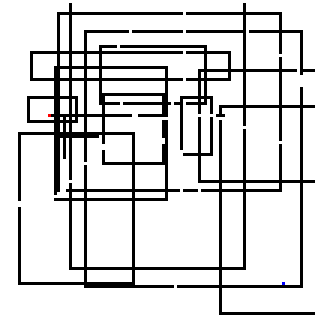
#> input picture maze6.png, 106 x 106 px (shown 3 times larger); its folder holds only this picture in this run
$ python 'maze 3.py'
#> lines starting #> are read from the running program, lines starting #| are printed output that depends on the picture; after the words box and inside, x2 and y2 are one past the last pixel; in counts of white or black regions, pixels touching at a corner belong together
import numpy as np
import random as rand
import matplotlib.pyplot as plt
import math as m
import matplotlib.image as img

#------------maze:
filename=input("Please input name of the picture file (with file ending): ")
#> the answer given: maze6.png
pics=img.imread(filename) #takes in row, column, colour
#> pics is the input picture: shape (106, 106, 3) float32; mean R, G, B 0.84, 0.84, 0.84
print("Maze name: "+filename)
#blue = [0,0,1] = start, red = [1,0,0] = end, white = [1,1,1] = wall,
#black = [0,0,0] = path

#yellow = 0 for start, finish, or path, 1 for wall:
maze=pics[:,:,1];
#> maze: shape (106, 106) float32; values 0 (black) and 1 (white), 84% white; black in thin lines or dots
m1=maze
m0=pics[:,:,0]
m2=pics[:,:,2]

dims=m0.shape
#> dims = (106, 106)

one=np.ones(dims)

T1=one-m1
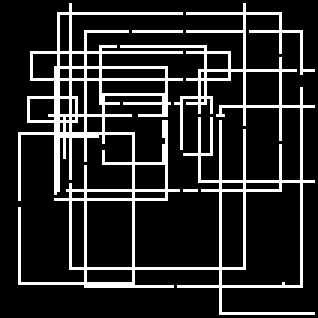
#> T1: shape (106, 106) float64 (shown 3 times larger); values 0 (black) and 1 (white), 16% white in thin lines or dots

xcheck=m2+T1
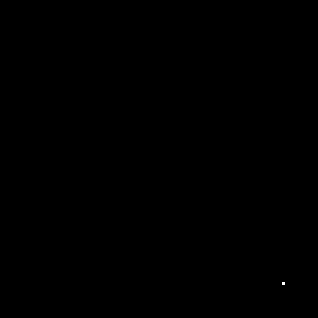
#> xcheck: shape (106, 106) float64 (shown 3 times larger); values 1 (black) and 2 (white), 0.01% white in thin lines or dots, all inside (x1, y1, x2, y2) = (94, 94, 95, 95)

X0=np.argwhere(xcheck==2)
#> X0 = [[94, 94]]
ec=np.argwhere(m0+T1==2)
#> ec = [[38, 16]]

start=10
victory=20 #must be >start+2

maze[ec[0,0],ec[0,1]]=victory
#> maze: shape (106, 106) float32; min 0, max 20, mean 0.842
maze[X0[0,0],X0[0,1]]=start
#> maze: shape (106, 106) float32; min 0, max 20, mean 0.843
realmaze=maze.copy()

print(maze)
#> (printed output is left out)

#-----Rounds, intial conditions, and boolian, global variables:
rounds=int(input("How many tries to optimise should I have? (at least 1, dude): "))+1
#> the answer given: 1
WIN=0
step0=200000
fails0=0
d=np.array([-1, 0, 1])
X0=np.flip(X0,1)
percentages=0
print("Optimising %i times for a total of %i runs." %(rounds-1,rounds))


#----Here we fucking go!!
for r in range(rounds):
    X=X0.copy()
    X=np.transpose(X,axes=None)
    p=X.copy()
    Xfails=X.copy()

    J=1

    steps=0

    V=np.array([[0,0]])
    V=np.transpose(V)
    win=0
    #--------initial velocity definition
    if maze[X0[0,1]+1,X0[0,0]]==0:
        v0=np.array([[0,1]])
    elif maze[X0[0,1]-1,X0[0,0]]==0:
        v0=np.array([[0,-1]])
    elif maze[X0[0,1],X0[0,0]+1]==0:
        v0=np.array([[1,0]])
    elif maze[X0[0,1],X0[0,0]-1]==0:
        v0=np.array([[-1,0]])

    fails=0

    percentages=percentages+1
    print(str(m.floor(percentages))+" out of %i done" %(rounds))

    v0=np.transpose(v0)
    #----Some loop should start here
    while J==1 and steps<step0:

        vt=np.flipud(v0)
        Xp=X+v0
        Xt1=X+vt
        Xt2=X-vt

        K=maze[Xp[1],Xp[0]]+maze[Xt1[1],Xt1[0]]+maze[Xt2[1],Xt2[0]]
        #Corners/straight lines:
        if K==2:
            if maze[Xp[1],Xp[0]]==0: #primary direction
                X=X+v0
                p=np.append(p,X,axis=1)
            elif maze[Xt1[1],Xt1[0]]==0:
                v0=vt.copy()
                X=X+v0
                p=np.append(p,X,axis=1)
            elif maze[Xt2[1],Xt2[0]]==0:
                v0=-vt.copy()
                X=X+v0
                p=np.append(p,X,axis=1)

        #Branches/T-sections/open wall:
        elif K==1:
            if maze[Xt1[1],Xt1[0]]==0 and maze[Xt2[1],Xt2[0]]==0:#1,2
                vrand=np.array([np.transpose(vt),np.transpose(-vt)])
                a=rand.randint(0,1)
                v0=vrand[a]
                v0=np.transpose(v0)
                X=X+v0
                p=np.append(p,X,axis=1)
            elif maze[Xt1[1],Xt1[0]]==0 and maze[Xp[1],Xp[0]]==0:#0,1
                vrand=np.array([np.transpose(vt),np.transpose(v0)])
                a=rand.randint(0,1)
                v0=vrand[a]
                v0=np.transpose(v0)
                X=X+v0
                p=np.append(p,X,axis=1)

            elif maze[Xt2[1],Xt2[0]]==0 and maze[Xp[1],Xp[0]]==0: #0,2
                vrand=np.array([np.transpose(-vt),np.transpose(v0)])
                a=rand.randint(0,1)
                v0=vrand[a]
                v0=np.transpose(v0)
                X=X+v0
                p=np.append(p,X,axis=1)
            L=X.copy()

        #Victory:
        elif K>=victory:
            if maze[Xp[1],Xp[0]]==victory: #primary direction
                X=X+v0
                p=np.append(p,X,axis=1)

            elif maze[Xt1[1],Xt1[0]]==victory:
                v0=vt.copy()
                X=X+v0
                p=np.append(p,X,axis=1)

            elif maze[Xt2[1],Xt2[0]]==victory:
                v0=-vt.copy()
                X=X+v0
                p=np.append(p,X,axis=1)
            win=1
            J=0
        #empty spaces:
        elif K==0: #open, 0,1,2
            vrand=np.array([np.transpose(vt),np.transpose(-vt),np.transpose(v0)])
            a=rand.randint(0,2)
            v0=vrand[a]
            v0=np.transpose(v0)
            X=X+v0
            p=np.append(p,X,axis=1)
            L=X.copy()
        #Dead ends
        elif K==3:
            fails+=1
            Xfails=np.append(Xfails,X,axis=1)
            v0=-v0
            X=X+v0
            p=np.append(p,X,axis=1)
            maze[L[1],L[0]]=1
            J=0
        #ending at spawn (same as dead end, but don't block off)
        elif K>=start and K<=victory:
            fails+=1
            Xfails=np.append(Xfails,X,axis=1)
            v0=-v0
            X=X+v0
            p=np.append(p,X,axis=1)
            J=0
        steps+=1
    #Updating shortest path to goal:
    if steps<step0 and win==1:
        step0=steps
        p0=p.copy()
        Xfails0=Xfails.copy()
        fails0=fails
        runnr=r
        WIN=1
#> this loop made 2 passes
#> maze: shape (106, 106) float32; min 0, max 20, mean 0.843
#> after the loop, WIN = 0; fails0 = 0; percentages = 2; step0 = 200000


mazecords=np.argwhere(maze==0)
#> mazecords = 1794 pairs, first value 1 to 104, second value 6 to 104
realmazecords=np.argwhere(realmaze==0)
#> realmazecords = 1796 pairs, first value 1 to 104, second value 6 to 104


print("done")
plt.plot(realmazecords[:,1],-realmazecords[:,0],'b.')
plt.plot(mazecords[:,1],-mazecords[:,0],'k.')
plt.title("Couldn't solve it, sorry.")
if WIN==1:
    p0[1,:]=-p0[1,:]
    plt.plot(p0[0,:],p0[1,:],'-')
    plt.title("Shortest found path on "+filename+", best out of %i optimisation rounds,\n found at op.rnd. %i." %(rounds-1,runnr))
    print("Steps=%i after %i optimisation rounds" %(step0, runnr))
    #print("Fails = %i" %(fails0))
    plt.plot(Xfails0[0,1:],-Xfails0[1,1:],'.')

plt.plot(X0[0,0],-X0[0,1],'g*')
plt.plot(ec[0,1],-ec[0,0],'r*')

plt.show()
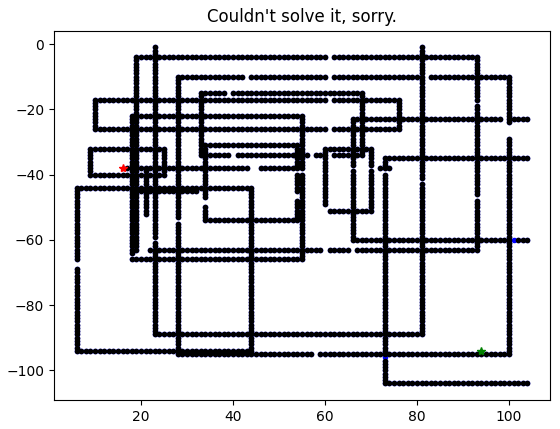
#> figure drawn by matplotlib, 1 panel

$ run again, on maze7.png
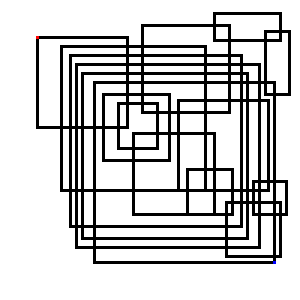
#> input picture maze7.png, 100 x 100 px (shown 3 times larger)
#> pics is the input picture: shape (100, 100, 3) float32; mean R, G, B 0.808, 0.808, 0.808
#> m0: shape (100, 100) float32; values 0 (black) and 1 (white), 80.8% white; black in thin lines or dots, all inside (x1, y1, x2, y2) = (12, 4, 97, 88)
#> `T1=one-m1`:
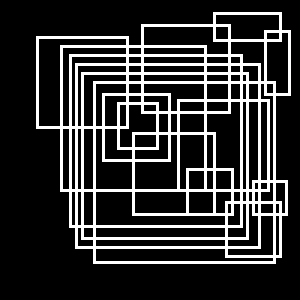
#> T1: shape (100, 100) float64 (shown 3 times larger); values 0 (black) and 1 (white), 19.2% white in thin lines or dots, all inside (x1, y1, x2, y2) = (12, 4, 97, 88)
#> xcheck: shape (100, 100) float64; values 1 (black) and 2 (white), 0.01% white in thin lines or dots, all inside (x1, y1, x2, y2) = (91, 87, 92, 88)
#> `X0=np.argwhere(xcheck==2)`: X0 = [[87, 91]]
#> ec = [[12, 12]]
#> (printed output is left out)
#> `X0=np.flip(X0,1)`: X0 = [[91, 87]]
#> the loop `for r in range(rounds):` made 2 passes
#> after the loop `for r in range(rounds):`: WIN = 0; percentages = 2; step0 = 200000
#> mazecords = 1915 pairs, first value 4 to 87, second value 12 to 96
#> realmazecords has the same summary as mazecords
#> `plt.show()`:
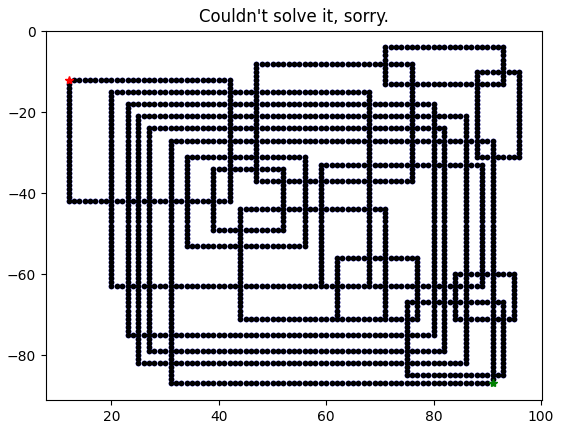
#> figure drawn by matplotlib, 1 panel

$ run again, on maze9.png
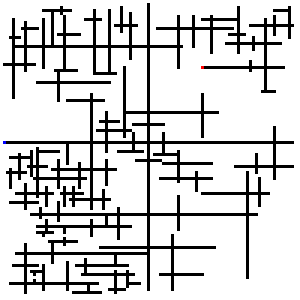
#> input picture maze9.png, 100 x 100 px (shown 3 times larger)
#> pics is the input picture: shape (100, 100, 3) float32; mean R, G, B 0.83, 0.83, 0.83
#> m0: shape (100, 100) float32; values 0 (black) and 1 (white), 83% white; black in thin lines or dots
#> `T1=one-m1`:
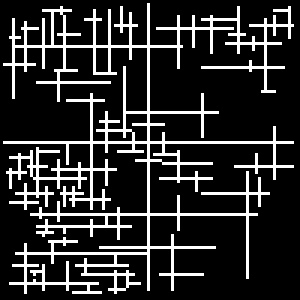
#> T1: shape (100, 100) float64 (shown 3 times larger); values 0 (black) and 1 (white), 17% white in thin lines or dots
#> xcheck: shape (100, 100) float64; values 1 (black) and 2 (white), 0.01% white in thin lines or dots, all inside (x1, y1, x2, y2) = (1, 47, 2, 48)
#> `X0=np.argwhere(xcheck==2)`: X0 = [[47, 1]]
#> ec = [[22, 67]]
#> (printed output is left out)
#> `X0=np.flip(X0,1)`: X0 = [[1, 47]]
#> the loop `for r in range(rounds):` made 2 passes
#> after the loop `for r in range(rounds):`: WIN = 0; percentages = 2; step0 = 200000
#> mazecords = 1699 pairs, first value 1 to 97, second value 1 to 97
#> realmazecords = 1701 pairs, first value 1 to 97, second value 1 to 97
#> `plt.show()`:
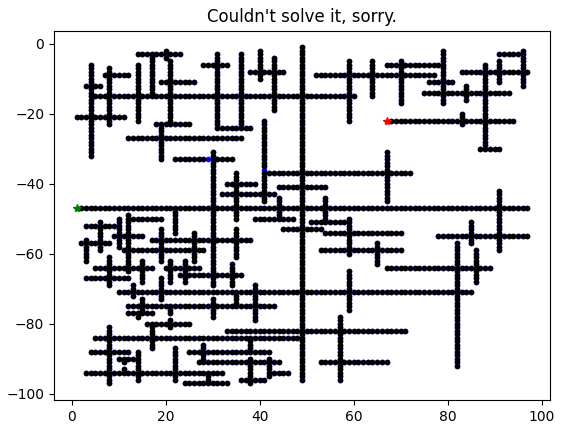
#> figure drawn by matplotlib, 1 panel
